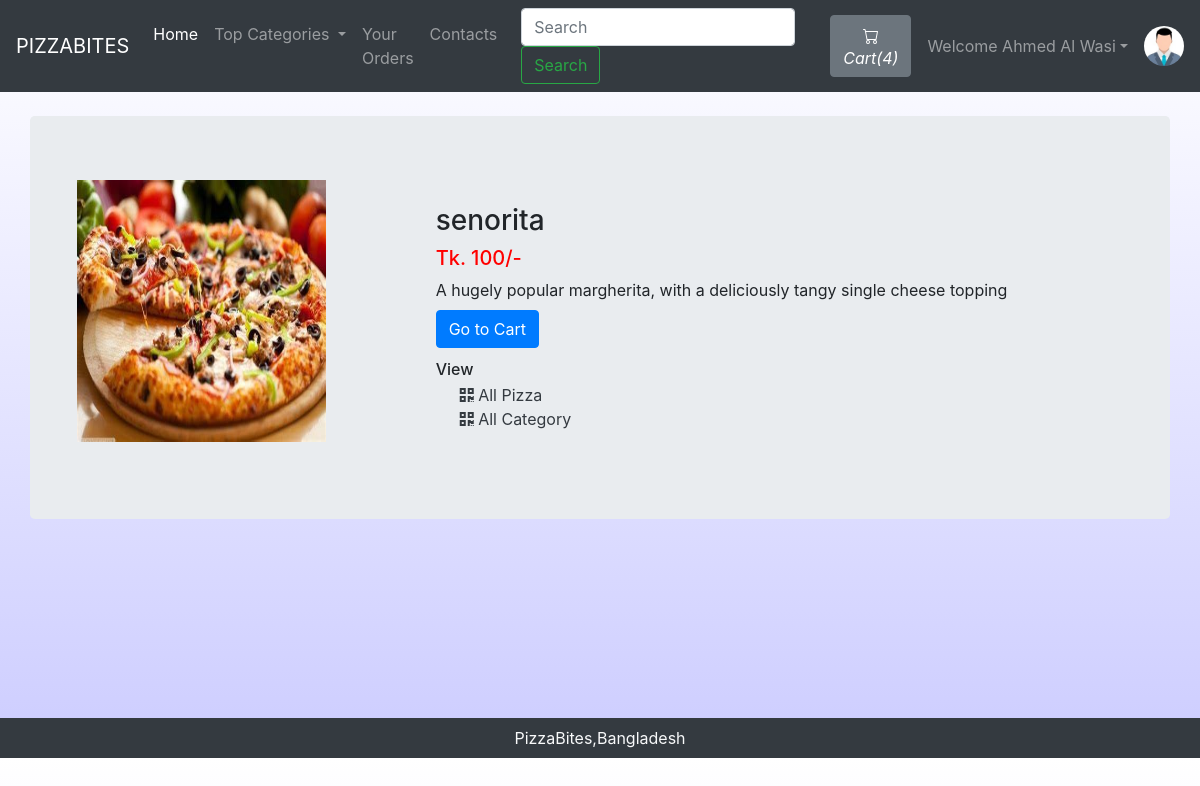
Page /menu/viewPizza.php?pizzaid=1 (signed in) on the committed database.
### tables this page shows
CREATE TABLE `sitedetail` (
  `tempId` int(11) NOT NULL,
  `systemName` varchar(21) NOT NULL,
  `email` varchar(35) NOT NULL,
  `contact1` bigint(21) NOT NULL,
  `contact2` bigint(21) DEFAULT NULL COMMENT 'Optional',
  `address` text NOT NULL,
  `dateTime` datetime NOT NULL DEFAULT current_timestamp()
);

CREATE TABLE `pizza` (
  `pizzaId` int(12) NOT NULL,
  `pizzaName` varchar(255) NOT NULL,
  `pizzaPrice` int(12) NOT NULL,
  `pizzaDesc` text NOT NULL,
  `pizzaCategorieId` int(12) NOT NULL,
  `pizzaPubDate` datetime NOT NULL DEFAULT current_timestamp()
);

### menu/viewPizza.php (the view, shortened to what this page needs)
<!doctype html>
<html lang="en">
<head>
    <link rel="stylesheet" href="https://stackpath.bootstrapcdn.com/bootstrap/4.4.1/css/bootstrap.min.css">
    <link rel="stylesheet" href="https://use.fontawesome.com/releases/v5.8.2/css/all.css">
</head>
<body>
    <?php include 'db_conn.php';?>
    <?php require '_nav.php' ?>
    <div class="container my-4" id="cont">
        <div class="row jumbotron">
        <?php
            $pizzaId = $_GET['pizzaid'];
            $sql = "SELECT * FROM `pizza` WHERE pizzaId = $pizzaId";
            $result = mysqli_query($conn, $sql);
            $row = mysqli_fetch_assoc($result);
            $pizzaName = $row['pizzaName'];
            $pizzaPrice = $row['pizzaPrice'];
            $pizzaDesc = $row['pizzaDesc'];
            $pizzaCategorieId = $row['pizzaCategorieId'];
        ?>
        <?php
        echo  '<div class="col-md-4">
                <img src="img/pizza-'.$pizzaId. '.jpg" width="249px" height="262px">
            </div>
            <div class="col-md-8 my-4">
                <h3>' . $pizzaName . '</h3>
                <h5 style="color: #ff0000">Tk. '.$pizzaPrice. '/-</h5>
                <p class="mb-0">' .$pizzaDesc .'</p>';
                if($loggedin){
                    $quaSql = "SELECT `itemQuantity` FROM `viewcart` WHERE pizzaId = '$pizzaId'";
                    $quaresult = mysqli_query($conn, $quaSql);
                    $quaExistRows = mysqli_num_rows($quaresult);
                    if($quaExistRows == 0) {
                        echo '<form action="_manageCart.php" method="POST">
                              <input type="hidden" name="itemId" value="'.$pizzaId. '">
                              <button type="submit" name="addToCart" class="btn btn-primary my-2">Add to Cart</button>';
                    }else {
                        echo '<a href="viewCart.php"><button class="btn btn-primary my-2">Go to Cart</button></a>';
                    }
                 }
                 else{
                    echo '<a href="\Codes\Pizzabites\login.php"><button class="btn btn-primary mx-2">Add to Cart</button></a>';
                 }
                echo '</form>
                <h6 class="my-1"> View </h6>
                <div class="mx-4">
                    <a href="viewPizzaList.php?catid=' . $pizzaCategorieId . '" class="active text-dark">
                    <i class="fas fa-qrcode"></i>
                        <span>All Pizza</span>
                    </a>
                </div>
                <div class="mx-4">
                    <a href="menu.php" class="active text-dark">
                    <i class="fas fa-qrcode"></i>
                        <span>All Category</span>
                    </a>
                </div>
            </div>'
        ?>
        </div>
    </div>
    <?php require '_footer.php' ?>
</body>
</html>

### menu/_nav.php (shortened to what this page needs)
<?php
if(isset($_SESSION['loggedin']) && $_SESSION['loggedin']==true){
  $loggedin= true;
  $name=$_SESSION['name'];
  $userId=$_SESSION['id'];
}
else{
  $loggedin = false;
  $userId = 0;
}
$sql = "SELECT * FROM `sitedetail`";
$result = mysqli_query($conn, $sql);
$row = mysqli_fetch_assoc($result);
$systemName = $row['systemName'];
if($loggedin){
echo '<nav class="navbar navbar-expand-lg navbar-dark bg-dark">
      <a class="navbar-brand" href="\Codes\Pizzabites\UserHome.php">'.$systemName.'</a>
      <button class="navbar-toggler" type="button" data-toggle="collapse" data-target="#navbarSupportedContent" aria-controls="navbarSupportedContent" aria-expanded="false" aria-label="Toggle navigation">
        <span class="navbar-toggler-icon"></span>
      </button>
      <div class="collapse navbar-collapse" id="navbarSupportedContent">
        <ul class="navbar-nav mr-auto">
          <li class="nav-item active">
            <a class="nav-link" href="\Codes\Pizzabites\UserHome.php">Home <span class="sr-only">(current)</span></a>
          </li>
          <li class="nav-item dropdown">
            <a class="nav-link dropdown-toggle" href="#" id="navbarDropdown" role="button" data-toggle="dropdown" aria-haspopup="true" aria-expanded="false">
              Top Categories
            </a>
            <div class="dropdown-menu" aria-labelledby="navbarDropdown">';
}
            echo '</div>
          </li>
          <li class="nav-item">
            <a class="nav-link" href="viewOrder.php">Your Orders</a>
          </li>
          <li class="nav-item">
          <a class="nav-link" href="contact.php">Contacts</a>
        </li>
        </ul>
        <form method="get" action="search.php" class="form-inline my-2 my-lg-0 mx-3">
          <input class="form-control mr-sm-2" type="search" name="search" id="search" placeholder="Search" aria-label="Search" required>
          <button class="btn btn-outline-success my-2 my-sm-0" type="submit">Search</button>
        </form>';
        $countsql = "SELECT SUM(`itemQuantity`) FROM `viewcart` WHERE `userId`=$userId";
        $countresult = mysqli_query($conn, $countsql);
        $countrow = mysqli_fetch_assoc($countresult);
        $count = $countrow['SUM(`itemQuantity`)'];
        echo '<a href="viewCart.php"><button type="button" class="btn btn-secondary mx-2" title="MyCart">
          <svg xmlns="img/cart.svg" width="16" height="16" fill="currentColor" class="bi bi-cart" viewBox="0 0 16 16">
            <path d="M0 1.5A.5.5 0 0 1 .5 1H2a.5.5 0 0 1 .485.379L2.89 3H14.5a.5.5 0 0 1 .491.592l-1.5 8A.5.5 0 0 1 13 12H4a.5.5 0 0 1-.491-.408L2.01 3.607 1.61 2H.5a.5.5 0 0 1-.5-.5zM3.102 4l1.313 7h8.17l1.313-7H3.102zM5 12a2 2 0 1 0 0 4 2 2 0 0 0 0-4zm7 0a2 2 0 1 0 0 4 2 2 0 0 0 0-4zm-7 1a1 1 0 1 1 0 2 1 1 0 0 1 0-2zm7 0a1 1 0 1 1 0 2 1 1 0 0 1 0-2z"/>
          </svg>
          <i class="bi bi-cart">Cart(' .$count. ')</i>
        </button></a>';
        if($loggedin){
          echo '<ul class="navbar-nav mr-2">
            <li class="nav-item dropdown">
              <a class="nav-link dropdown-toggle" href="#" id="navbarDropdown" role="button" data-toggle="dropdown"> Welcome ' .$name. '</a>
              <div class="dropdown-menu" aria-labelledby="navbarDropdown">
                <a class="dropdown-item" href="\Codes\Pizzabites\logout.php">Logout</a>
              </div>
            </li>
          </ul>
          <div class="text-center image-size-small position-relative">
            <a href="viewProfile.php"><img src="img/person-' .$userId. '.jpg" class="rounded-circle" onError="this.src = \'img/profilePic.jpg\'" style="width:40px; height:40px"></a>
          </div>';
        }
        else {
          echo '<a href="\Codes\Pizzabites\login.php"><button class="btn btn-info mx-2">Login</button></a>';
          echo '<a href="\Codes\Pizzabites\signup.php"><button class="btn btn-info mx-2">Signup</button></a>';
        }
  echo '</div>
    </nav>';
?>

### menu/viewPizza.php (style rules this page uses)
body { background: linear-gradient(to bottom, #ffffff 0%, #ccccff 100%); }
#cont { min-height : 578px; }

### rows in the picture
sitedetail: systemName "PIZZABITES"
pizza: pizzaName "senorita", pizzaPrice "100", pizzaDesc "A hugely popular margherita, with a deliciously tangy single cheese topping"

### other values in the picture
$count "4"
$name "Ahmed Al Wasi"
